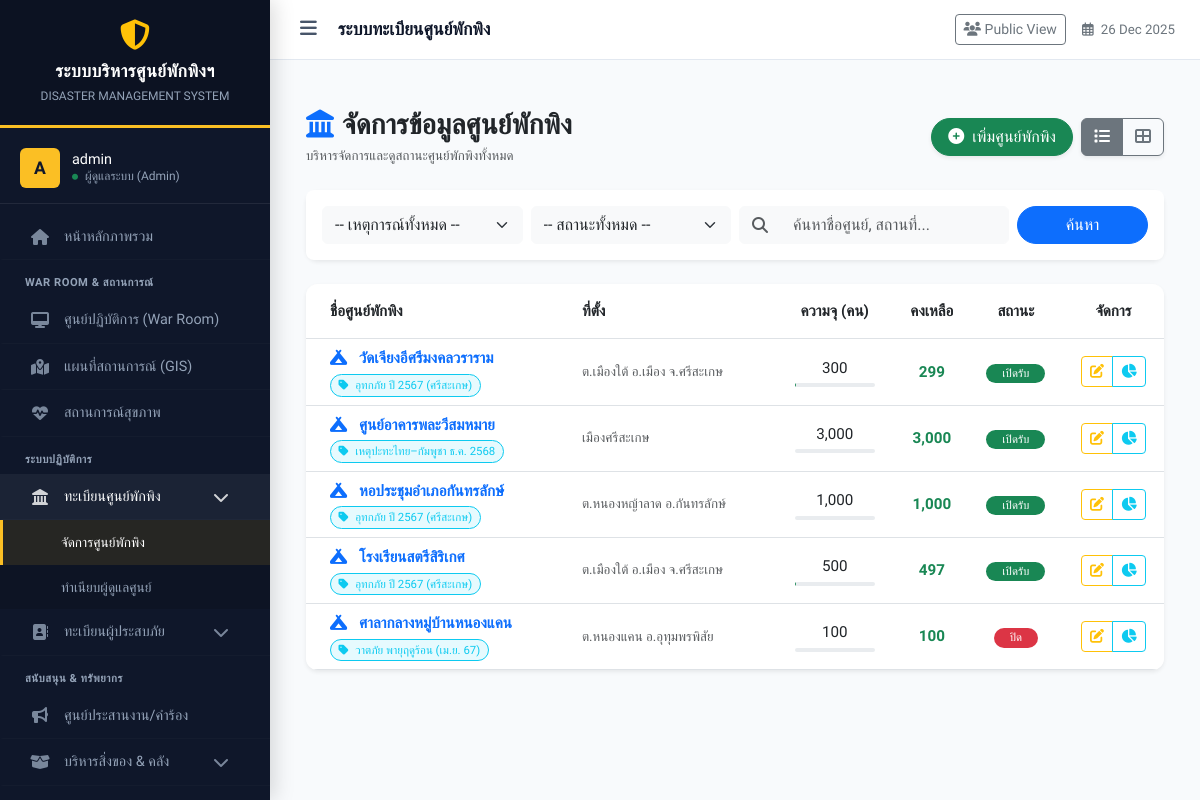
Before: /shelter_list.php (signed in) with the older database file.
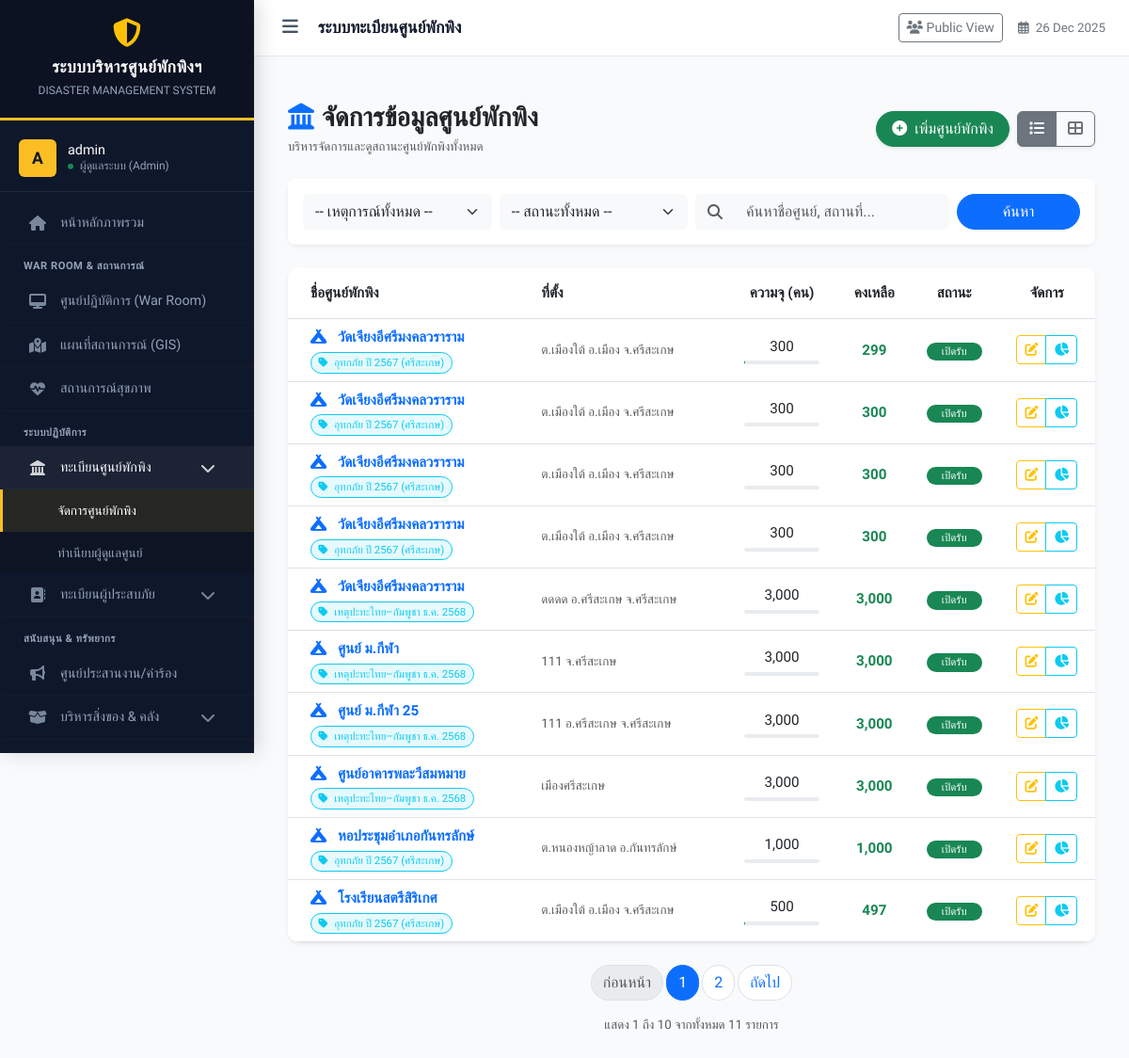
After: the same page with the newer database file.
### tables this page shows
CREATE TABLE `shelters` (
  `id` int(11) NOT NULL,
  `incident_id` int(11) NOT NULL COMMENT 'ผูกกับเหตุการณ์ไหน',
  `name` varchar(200) NOT NULL COMMENT 'ชื่อศูนย์',
  `location` text NOT NULL COMMENT 'ที่ตั้ง',
  `district` varchar(100) DEFAULT NULL,
  `province` varchar(100) DEFAULT NULL,
  `latitude` decimal(10,8) DEFAULT NULL,
  `longitude` decimal(11,8) DEFAULT NULL,
  `capacity` int(11) NOT NULL DEFAULT 0 COMMENT 'ความจุสูงสุด',
  `contact_person` varchar(255) DEFAULT NULL,
  `contact_phone` varchar(20) DEFAULT NULL,
  `status` enum('open','full','closed') NOT NULL DEFAULT 'open',
  `last_updated` datetime DEFAULT NULL,
  `created_at` datetime DEFAULT current_timestamp()
);

CREATE TABLE `incidents` (
  `id` int(11) NOT NULL,
  `name` varchar(200) NOT NULL COMMENT 'ชื่อเหตุการณ์ (เช่น น้ำท่วมปี 67)',
  `type` varchar(50) NOT NULL DEFAULT 'other',
  `description` text DEFAULT NULL,
  `start_date` date NOT NULL,
  `end_date` date DEFAULT NULL,
  `status` enum('active','closed') NOT NULL DEFAULT 'active',
  `created_at` timestamp NOT NULL DEFAULT current_timestamp()
);

### shelter_list.php (the view, shortened to what the changed rows need)
<?php
require_once 'config/db.php';
$limit = 10;
$page = isset($_GET['page']) && is_numeric($_GET['page']) ? (int)$_GET['page'] : 1;
$offset = ($page - 1) * $limit;
$params = [];
$types = "";
$where = " WHERE 1=1 ";
$count_sql = "SELECT COUNT(*) as total FROM shelters s LEFT JOIN incidents i ON s.incident_id = i.id " . $where;
$stmt_count = $conn->prepare($count_sql);
$stmt_count->execute();
$total_rows = $stmt_count->get_result()->fetch_assoc()['total'];
$total_pages = ceil($total_rows / $limit);
$sql = "SELECT s.*,
        (SELECT COUNT(*) FROM evacuees e WHERE e.shelter_id = s.id) as current_population,
        i.name as incident_name
        FROM shelters s
        LEFT JOIN incidents i ON s.incident_id = i.id
        $where
        ORDER BY
        CASE
            WHEN s.status LIKE 'Open%' OR s.status LIKE 'open%' THEN 1
            WHEN s.status LIKE 'Full%' OR s.status LIKE 'full%' THEN 2
            ELSE 3
        END,
        s.name ASC
        LIMIT ? OFFSET ?";
$params[] = $limit;
$params[] = $offset;
$types .= "ii";
$stmt = $conn->prepare($sql);
if (!empty($params)) {
    $stmt->bind_param($types, ...$params);
}
$stmt->execute();
$result = $stmt->get_result();
$shelters = $result->fetch_all(MYSQLI_ASSOC);
function get_pagination_link($target_page) {
    $query_params = $_GET;
    $query_params['page'] = $target_page;
    return '?' . http_build_query($query_params);
}
?>
<!DOCTYPE html>
<html lang="th">
<head>
    <link href="https://cdn.jsdelivr.net/npm/bootstrap@5.3.0/dist/css/bootstrap.min.css" rel="stylesheet">
    <link rel="stylesheet" href="https://cdnjs.cloudflare.com/ajax/libs/font-awesome/6.4.0/css/all.min.css">
</head>
<body>
<?php include 'includes/header.php'; ?>
<div class="container mt-4 mb-5">
    <div id="view-table" class="card shadow-sm border-0" style="border-radius: 12px; overflow: hidden;">
        <div class="card-body p-0">
            <div class="table-responsive">
                <table class="table table-hover align-middle mb-0">
                    <thead class="bg-light">
                        <tr>
                            <th class="ps-4 py-3">ชื่อศูนย์พักพิง</th>
                            <th class="py-3">ที่ตั้ง</th>
                            <th class="text-center py-3">ความจุ (คน)</th>
                            <th class="text-center py-3">คงเหลือ</th>
                            <th class="text-center py-3">สถานะ</th>
                            <th class="text-center py-3">จัดการ</th>
                        </tr>
                    </thead>
                    <tbody>
                        <?php if (empty($shelters)): ?>
                            <tr><td colspan="6" class="text-center py-5 text-muted">ไม่พบข้อมูลศูนย์พักพิง</td></tr>
                        <?php else: ?>
                            <?php foreach ($shelters as $s):
                                $occupied = $s['current_population'] ?? 0;
                                $available = $s['capacity'] - $occupied;
                                $st = strtolower(trim($s['status'] ?? ''));
                                $statusClass = 'bg-secondary';
                                $statusText = 'ปิด';
                                if ($st == 'open') {
                                    $statusClass = 'bg-success';
                                    $statusText = 'เปิดรับ';
                                } elseif ($st == 'full') {
                                    $statusClass = 'bg-warning text-dark';
                                    $statusText = 'เต็ม';
                                } elseif ($st == 'closed') {
                                    $statusClass = 'bg-danger';
                                    $statusText = 'ปิด';
                                }
                                $district = $s['district'] ?? '';
                                $province = $s['province'] ?? '';
                                $location_text = htmlspecialchars($s['location']);
                                if ($district) $location_text .= " อ." . htmlspecialchars($district);
                                if ($province) $location_text .= " จ." . htmlspecialchars($province);
                                $incidentName = $s['incident_name'] ?? '';
                            ?>
                            <tr>
                                <td class="ps-4">
                                    <div class="fw-bold text-primary">
                                        <i class="fas fa-campground me-2"></i> <?php echo htmlspecialchars($s['name']); ?>
                                    </div>
                                    <?php if($incidentName): ?>
                                        <span class="badge bg-info bg-opacity-10 text-info border border-info rounded-pill fw-normal mt-1">
                                            <i class="fas fa-tag me-1"></i> <?php echo htmlspecialchars($incidentName); ?>
                                        </span>
                                    <?php endif; ?>
                                </td>
                                <td>
                                    <small class="text-muted d-block text-truncate" style="max-width: 200px;"><?php echo $location_text; ?></small>
                                </td>
                                <td class="text-center">
                                    <?php echo number_format($s['capacity']); ?>
                                    <div class="progress mt-1 rounded-pill" style="height: 4px; width: 80px; margin: 0 auto; background-color: #e9ecef;">
                                    </div>
                                </td>
                                <td class="text-center fw-bold <?php echo $available <= 0 ? 'text-danger' : 'text-success'; ?>">
                                    <?php echo number_format($available); ?>
                                </td>
                                <td class="text-center">
                                    <span class="badge <?php echo $statusClass; ?> rounded-pill fw-normal px-3"><?php echo $statusText; ?></span>
                                </td>
                                <td class="text-center">
                                    <div class="btn-group">
                                        <?php if ($menu_context == 'evacuee'): ?>
                                            <a href="evacuee_list.php?shelter_id=<?php echo $s['id']; ?>" class="btn btn-sm btn-outline-primary rounded-pill px-3">
                                                <i class="fas fa-users"></i> รายชื่อ
                                            </a>
                                        <?php else: ?>
                                            <a href="shelter_form.php?edit=<?php echo $s['id']; ?>" class="btn btn-sm btn-outline-warning" title="แก้ไข">
                                                <i class="fas fa-edit"></i>
                                            </a>
                                            <a href="shelter_dashboard.php?shelter_id=<?php echo $s['id']; ?>" class="btn btn-sm btn-outline-info" title="Dashboard">
                                                <i class="fas fa-chart-pie"></i>
                                            </a>
                                        <?php endif; ?>
                                    </div>
                                </td>
                            </tr>
                            <?php endforeach; ?>
                        <?php endif; ?>
                    </tbody>
                </table>
            </div>
        </div>
    </div>
    <?php if ($total_pages > 1): ?>
    <nav aria-label="Page navigation" class="mt-4">
        <ul class="pagination justify-content-center">
            <li class="page-item <?php echo ($page <= 1) ? 'disabled' : ''; ?>">
                <a class="page-link rounded-pill me-1" href="<?php echo get_pagination_link($page - 1); ?>" tabindex="-1" aria-disabled="true">ก่อนหน้า</a>
            </li>
            <?php
                $start = max(1, $page - 2);
                $end = min($total_pages, $page + 2);
                for ($i = $start; $i <= $end; $i++):
            ?>
                <li class="page-item <?php echo ($page == $i) ? 'active' : ''; ?>">
                    <a class="page-link rounded-pill me-1" href="<?php echo get_pagination_link($i); ?>"><?php echo $i; ?></a>
                </li>
            <?php endfor; ?>
            <li class="page-item <?php echo ($page >= $total_pages) ? 'disabled' : ''; ?>">
                <a class="page-link rounded-pill" href="<?php echo get_pagination_link($page + 1); ?>">ถัดไป</a>
            </li>
        </ul>
        <div class="text-center text-muted small mt-2">
            แสดง <?php echo $offset + 1; ?> ถึง <?php echo min($offset + $limit, $total_rows); ?> จากทั้งหมด <?php echo number_format($total_rows); ?> รายการ
        </div>
    </nav>
    <?php endif; ?>
</div>
</body>
</html>

Changed rows visible on the page:
no longer on this page (row edited): shelters: name "ศาลากลางหมู่บ้านหนองแคน", incident.name "วาตภัย พายุฤดูร้อน (เม.ย. 67)", location "ต.หนองแคน อ.อุทุมพรพิสัย", capacity "100", status "ปิด"
added shelters: name "วัดเจียงอีศรีมงคลวราราม", incident.name "อุทกภัย ปี 2567 (ศรีสะเกษ)", location "ต.เมืองใต้ อ.เมือง จ.ศรีสะเกษ", capacity "300", status "เปิดรับ"
added shelters: name "วัดเจียงอีศรีมงคลวราราม", incident.name "อุทกภัย ปี 2567 (ศรีสะเกษ)", location "ต.เมืองใต้ อ.เมือง จ.ศรีสะเกษ", capacity "300", status "เปิดรับ"
added shelters: name "วัดเจียงอีศรีมงคลวราราม", incident.name "อุทกภัย ปี 2567 (ศรีสะเกษ)", location "ต.เมืองใต้ อ.เมือง จ.ศรีสะเกษ", capacity "300", status "เปิดรับ"
added shelters: name "วัดเจียงอีศรีมงคลวราราม", incident.name "เหตุปะทะไทย–กัมพูชา ธ.ค. 2568", location_text "ดดดด อ.ศรีสะเกษ จ.ศรีสะเกษ", capacity "3,000", available "3,000", status "เปิดรับ"
added shelters: name "ศูนย์ ม.กีฬา", incident.name "เหตุปะทะไทย–กัมพูชา ธ.ค. 2568", location_text "111 จ.ศรีสะเกษ", capacity "3,000", available "3,000", status "เปิดรับ"
added shelters: name "ศูนย์ ม.กีฬา 25", incident.name "เหตุปะทะไทย–กัมพูชา ธ.ค. 2568", location_text "111 อ.ศรีสะเกษ จ.ศรีสะเกษ", capacity "3,000", available "3,000", status "เปิดรับ"
Other visible differences:
$offset + 1: (not shown) → "1"
min($offset + $limit, $total_rows): (not shown) → "10"
$total_rows: (not shown) → "11"
text now shown: "ก่อนหน้า ถัดไป แสดง ถึง จากทั้งหมด รายการ"
new list line: "1"
new list line: "2"
